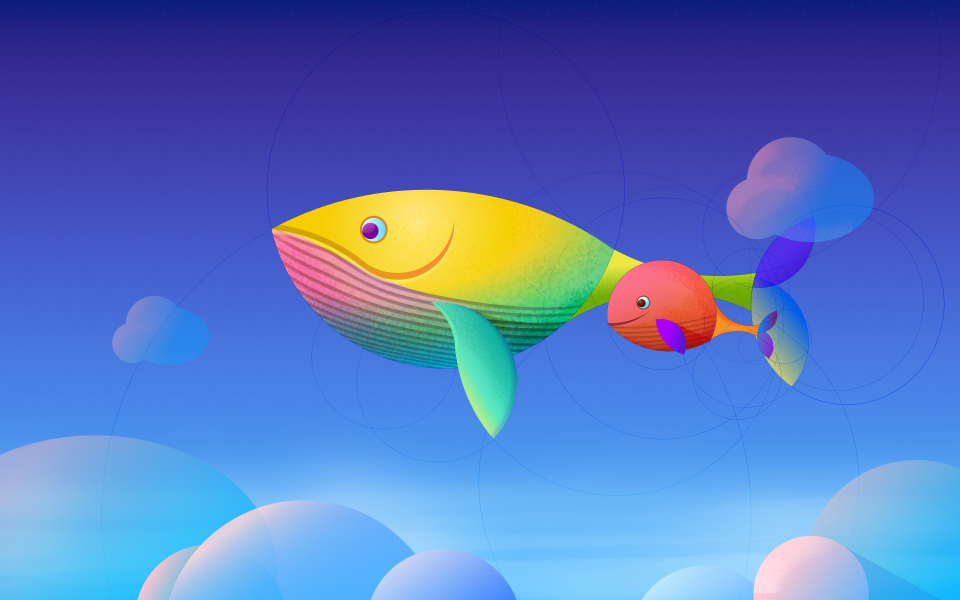
//> input picture cpp/opencv/imgproc/test.jpg, 3840 x 2400 px (shown at 1/4 size)
$ ./houghlinesP   (built with g++ and OpenCV 4)
//> lines starting //> are read from the running program, lines starting //| are printed output that depends on the picture; after the words box and inside, x2 and y2 are one past the last pixel; in counts of white or black regions, pixels touching at a corner belong together
#include<opencv2/imgproc.hpp>
#include<opencv2/highgui/highgui.hpp>
#include<opencv2/imgproc.hpp>

#include<iostream>
using namespace std;
using namespace cv;

String url = "../imgproc/test.jpg";
int main()
{
    Mat srcImage = imread(url);
//> srcImage is the input picture: 2400 rows x 3840 cols, CV_8UC3; mean B, G, R 191.2, 117.6, 87.4
    resize(srcImage,srcImage,Size(640,480));
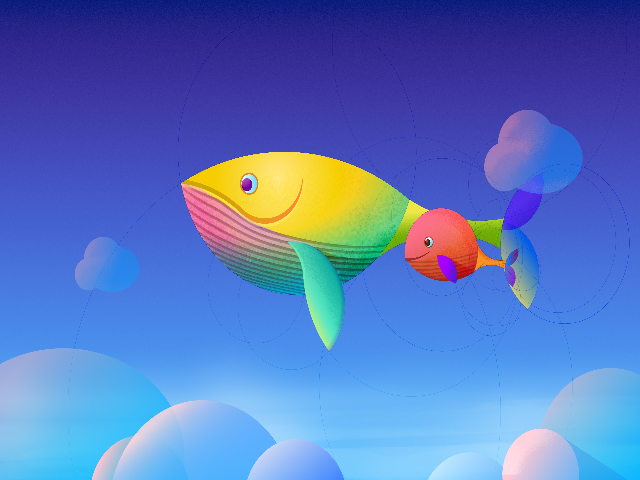
//> srcImage: 480 rows x 640 cols, CV_8UC3; mean B, G, R 191.4, 117.7, 87.6

    Mat midImage, dstImage;

    Canny(srcImage, midImage, 50, 200, 3);
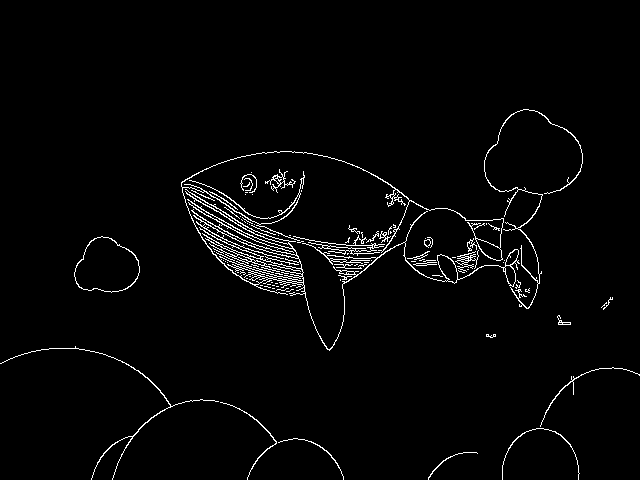
//> midImage: 480 rows x 640 cols, CV_8UC1; 2.5% white in thin lines or dots, all inside (x1, y1, x2, y2) = (0, 109, 640, 480)
    cvtColor(midImage, dstImage, CV_GRAY2BGR);

    vector<Vec4i> lines;
    //与HoughLines不同的是，HoughLinesP得到lines的是含有直线上点的坐标的，所以下面进行划线时就不再需要自己求出两个点来确定唯一的直线了
    HoughLinesP(midImage, lines, 1, CV_PI / 180, 80, 50,10);//注意第五个参数，为阈值
//> lines = 25 lines (x1, y1, x2, y2), first 8: [193, 221, 349, 245], [195, 226, 384, 253], [211, 250, 263, 253], [454, 264, 522, 265], [312, 246, 365, 253], [212, 252, 298, 257], [324, 255, 376, 259], [239, 276, 303, 272]

    //依次画出每条线段
    for (int i = 0; i < lines.size(); i++)
    {
        Vec4i l = lines[i];

        line(dstImage, Point(l[0], l[1]), Point(l[2], l[3]), Scalar(186, 88, 255)); //Scalar函数用于调节线段颜色
    }
//> this loop made 25 passes
//> l on passes 1 to 12: [193, 221, 349, 245], [195, 226, 384, 253], [211, 250, 263, 253], [454, 264, 522, 265], [312, 246, 365, 253], [212, 252, 298, 257], [324, 255, 376, 259], [239, 276, 303, 272], [221, 262, 300, 263], [278, 232, 334, 255], [209, 248, 272, 252], [219, 260, 299, 260]
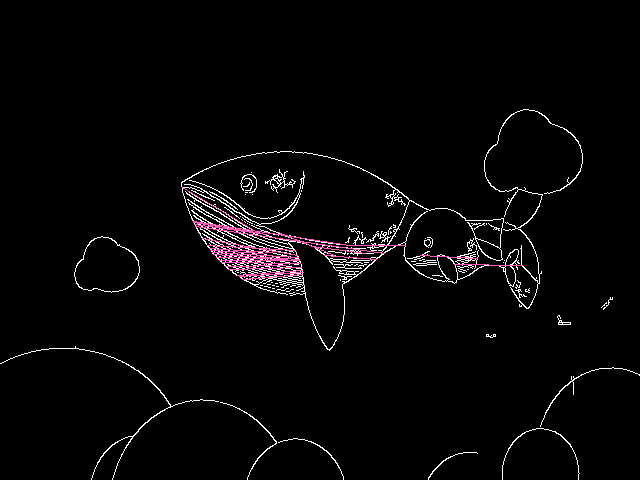
//> dstImage: 480 rows x 640 cols, CV_8UC3; mean B, G, R 6.8, 6.2, 7.3
    imshow("边缘检测后的图", midImage);
    imshow("最终效果图", dstImage);
    waitKey();
    return 0;
}

$ run again, with cpp/opencv/imgproc/1540865910.jpg copied over cpp/opencv/imgproc/test.jpg
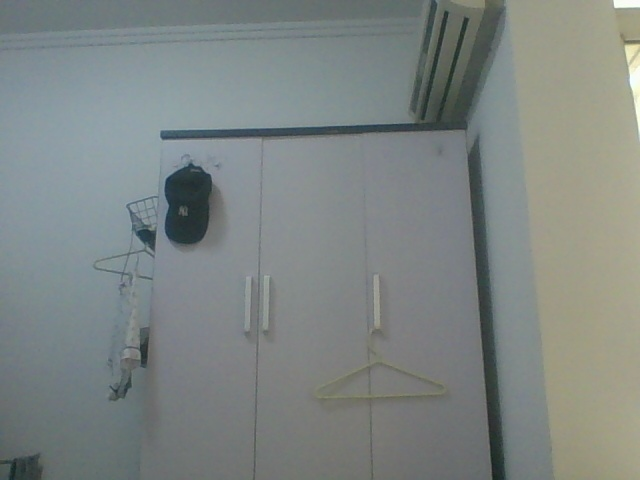
//> input picture cpp/opencv/imgproc/1540865910.jpg, 640 x 480 px
//> srcImage is the input picture: 480 rows x 640 cols, CV_8UC3; mean B, G, R 131, 133.1, 126.2
//> `Canny(srcImage, midImage, 50, 200, 3);`:
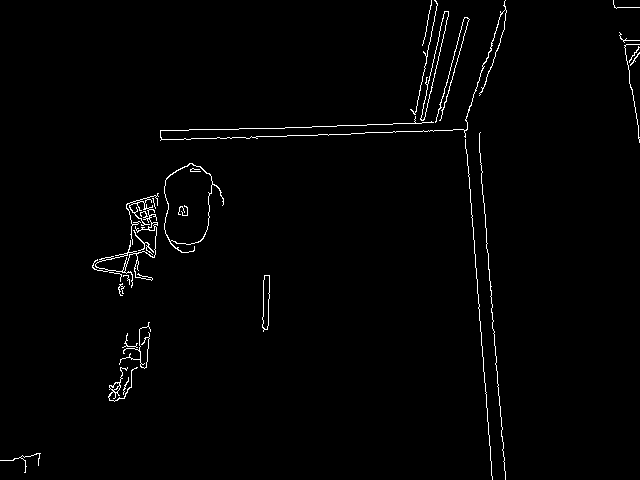
//> midImage: 480 rows x 640 cols, CV_8UC1; 1.4% white in thin lines or dots
//> lines = 11 lines (x1, y1, x2, y2), first 8: [351, 133, 467, 129], [220, 129, 435, 122], [472, 215, 489, 445], [479, 140, 484, 213], [483, 195, 496, 370], [209, 138, 350, 134], [498, 384, 505, 479], [424, 119, 448, 12]
//> the loop `for (int i = 0; i < lines.size(); i++)` made 11 passes
//> after the loop `for (int i = 0; i < lines.size(); i++)`:
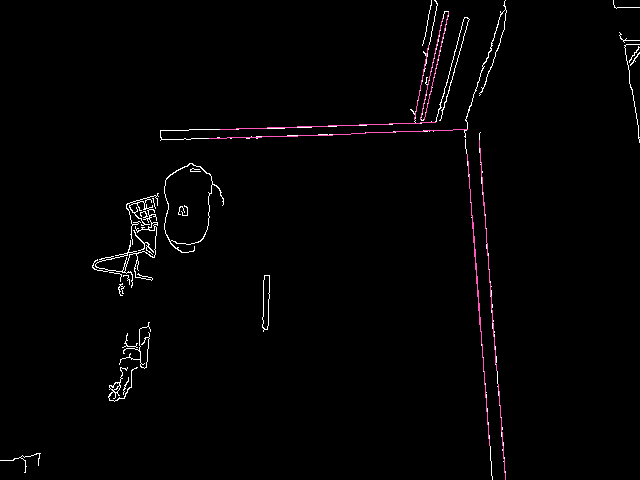
//> dstImage: 480 rows x 640 cols, CV_8UC3; mean B, G, R 3.5, 3.1, 3.9
